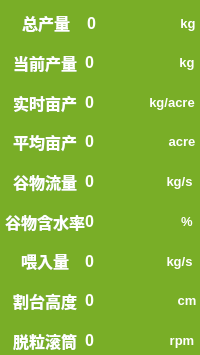
    <widget class="QWidget" name="toolBoxPage3">
     <property name="geometry">
      <rect>
       <x>0</x>
       <y>0</y>
       <width>200</width>
       <height>355</height>
      </rect>
     </property>
     <attribute name="label">
      <string>产量监测</string>
     </attribute>
     <widget class="QWidget" name="work_widget_shuju_2" native="true">
      <property name="geometry">
       <rect>
        <x>0</x>
        <y>0</y>
        <width>200</width>
        <height>358</height>
       </rect>
      </property>
      <property name="minimumSize">
       <size>
        <width>200</width>
        <height>0</height>
       </size>
      </property>
      <property name="maximumSize">
       <size>
        <width>150</width>
        <height>16777215</height>
       </size>
      </property>
      <property name="styleSheet">
       <string notr="true">background-color:rgb(121, 174, 39);
color:rgb(255, 255, 255)</string>
      </property>
      <layout class="QGridLayout" name="gridLayout_8">
       <property name="leftMargin">
        <number>0</number>
       </property>
       <property name="topMargin">
        <number>0</number>
       </property>
       <property name="rightMargin">
        <number>0</number>
       </property>
       <property name="bottomMargin">
        <number>0</number>
       </property>
       <property name="spacing">
        <number>0</number>
       </property>
       <item row="0" column="0">
        <layout class="QVBoxLayout" name="verticalLayout_7">
         <property name="spacing">
          <number>6</number>
         </property>
         <property name="topMargin">
          <number>6</number>
         </property>
         <item>
          <layout class="QHBoxLayout" name="horizontalLayout_19">
           <property name="spacing">
            <number>0</number>
           </property>
           <property name="leftMargin">
            <number>5</number>
           </property>
           <item>
            <widget class="QLabel" name="label_36">
             <property name="minimumSize">
              <size>
               <width>80</width>
               <height>0</height>
              </size>
             </property>
             <property name="maximumSize">
              <size>
               <width>80</width>
               <height>16777215</height>
              </size>
             </property>
             <property name="font">
              <font>
               <pointsize>12</pointsize>
               <weight>75</weight>
               <bold>true</bold>
              </font>
             </property>
             <property name="text">
              <string>总产量</string>
             </property>
             <property name="alignment">
              <set>Qt::AlignCenter</set>
             </property>
            </widget>
           </item>
           <item>
            <widget class="QLabel" name="work_label_finalPathX_2">
             <property name="minimumSize">
              <size>
               <width>90</width>
               <height>0</height>
              </size>
             </property>
             <property name="maximumSize">
              <size>
               <width>90</width>
               <height>16777215</height>
              </size>
             </property>
             <property name="font">
              <font>
               <pointsize>12</pointsize>
               <weight>75</weight>
               <bold>true</bold>
              </font>
             </property>
             <property name="text">
              <string>0</string>
             </property>
            </widget>
           </item>
           <item>
            <widget class="QLabel" name="label_41">
             <property name="minimumSize">
              <size>
               <width>20</width>
               <height>0</height>
              </size>
             </property>
             <property name="maximumSize">
              <size>
               <width>20</width>
               <height>16777215</height>
              </size>
             </property>
             <property name="font">
              <font>
               <pointsize>10</pointsize>
               <weight>75</weight>
               <bold>true</bold>
              </font>
             </property>
             <property name="text">
              <string>kg</string>
             </property>
             <property name="alignment">
              <set>Qt::AlignCenter</set>
             </property>
            </widget>
           </item>
          </layout>
         </item>
         <item>
          <layout class="QHBoxLayout" name="horizontalLayout_21">
           <property name="spacing">
            <number>0</number>
           </property>
           <property name="leftMargin">
            <number>5</number>
           </property>
           <item alignment="Qt::AlignHCenter|Qt::AlignVCenter">
            <widget class="QLabel" name="label_10">
             <property name="minimumSize">
              <size>
               <width>80</width>
               <height>0</height>
              </size>
             </property>
             <property name="maximumSize">
              <size>
               <width>80</width>
               <height>16777215</height>
              </size>
             </property>
             <property name="font">
              <font>
               <pointsize>12</pointsize>
               <weight>75</weight>
               <bold>true</bold>
              </font>
             </property>
             <property name="text">
              <string>当前产量</string>
             </property>
             <property name="alignment">
              <set>Qt::AlignCenter</set>
             </property>
            </widget>
           </item>
           <item alignment="Qt::AlignLeft|Qt::AlignVCenter">
            <widget class="QLabel" name="work_label_totalYield">
             <property name="minimumSize">
              <size>
               <width>90</width>
               <height>0</height>
              </size>
             </property>
             <property name="maximumSize">
              <size>
               <width>90</width>
               <height>16777215</height>
              </size>
             </property>
             <property name="font">
              <font>
               <pointsize>12</pointsize>
               <weight>75</weight>
               <bold>true</bold>
              </font>
             </property>
             <property name="text">
              <string>0</string>
             </property>
            </widget>
           </item>
           <item alignment="Qt::AlignHCenter|Qt::AlignVCenter">
            <widget class="QLabel" name="label_44">
             <property name="minimumSize">
              <size>
               <width>20</width>
               <height>0</height>
              </size>
             </property>
             <property name="maximumSize">
              <size>
               <width>20</width>
               <height>16777215</height>
              </size>
             </property>
             <property name="font">
              <font>
               <pointsize>10</pointsize>
               <weight>75</weight>
               <bold>true</bold>
              </font>
             </property>
             <property name="text">
              <string>kg</string>
             </property>
             <property name="alignment">
              <set>Qt::AlignCenter</set>
             </property>
            </widget>
           </item>
          </layout>
         </item>
         <item>
          <layout class="QHBoxLayout" name="horizontalLayout_20">
           <property name="spacing">
            <number>0</number>
           </property>
           <property name="leftMargin">
            <number>5</number>
           </property>
           <item>
            <widget class="QLabel" name="label_42">
             <property name="minimumSize">
              <size>
               <width>80</width>
               <height>0</height>
              </size>
             </property>
             <property name="maximumSize">
              <size>
               <width>80</width>
               <height>16777215</height>
              </size>
             </property>
             <property name="font">
              <font>
               <pointsize>12</pointsize>
               <weight>75</weight>
               <bold>true</bold>
              </font>
             </property>
             <property name="text">
              <string>实时亩产</string>
             </property>
             <property name="alignment">
              <set>Qt::AlignCenter</set>
             </property>
            </widget>
           </item>
           <item alignment="Qt::AlignLeft|Qt::AlignVCenter">
            <widget class="QLabel" name="work_label_realTimeYield">
             <property name="minimumSize">
              <size>
               <width>60</width>
               <height>0</height>
              </size>
             </property>
             <property name="maximumSize">
              <size>
               <width>60</width>
               <height>16777215</height>
              </size>
             </property>
             <property name="font">
              <font>
               <pointsize>12</pointsize>
               <weight>75</weight>
               <bold>true</bold>
              </font>
             </property>
             <property name="text">
              <string>0</string>
             </property>
            </widget>
           </item>
           <item alignment="Qt::AlignHCenter|Qt::AlignVCenter">
            <widget class="QLabel" name="label_43">
             <property name="minimumSize">
              <size>
               <width>50</width>
               <height>0</height>
              </size>
             </property>
             <property name="maximumSize">
              <size>
               <width>50</width>
               <height>16777215</height>
              </size>
             </property>
             <property name="font">
              <font>
               <pointsize>10</pointsize>
               <weight>75</weight>
               <bold>true</bold>
              </font>
             </property>
             <property name="layoutDirection">
              <enum>Qt::RightToLeft</enum>
             </property>
             <property name="text">
              <string>kg/acre</string>
             </property>
             <property name="alignment">
              <set>Qt::AlignCenter</set>
             </property>
            </widget>
           </item>
          </layout>
         </item>
         <item>
          <layout class="QHBoxLayout" name="horizontalLayout_22">
           <property name="spacing">
            <number>0</number>
           </property>
           <property name="leftMargin">
            <number>5</number>
           </property>
           <item alignment="Qt::AlignHCenter|Qt::AlignVCenter">
            <widget class="QLabel" name="label_45">
             <property name="minimumSize">
              <size>
               <width>80</width>
               <height>0</height>
              </size>
             </property>
             <property name="maximumSize">
              <size>
               <width>80</width>
               <height>16777215</height>
              </size>
             </property>
             <property name="font">
              <font>
               <pointsize>12</pointsize>
               <weight>75</weight>
               <bold>true</bold>
              </font>
             </property>
             <property name="text">
              <string>平均亩产</string>
             </property>
             <property name="alignment">
              <set>Qt::AlignCenter</set>
             </property>
            </widget>
           </item>
           <item alignment="Qt::AlignLeft|Qt::AlignVCenter">
            <widget class="QLabel" name="work_label_averageYield">
             <property name="minimumSize">
              <size>
               <width>80</width>
               <height>0</height>
              </size>
             </property>
             <property name="maximumSize">
              <size>
               <width>80</width>
               <height>16777215</height>
              </size>
             </property>
             <property name="font">
              <font>
               <pointsize>12</pointsize>
               <weight>75</weight>
               <bold>true</bold>
              </font>
             </property>
             <property name="text">
              <string>0</string>
             </property>
            </widget>
           </item>
           <item alignment="Qt::AlignHCenter|Qt::AlignVCenter">
            <widget class="QLabel" name="label_46">
             <property name="minimumSize">
              <size>
               <width>30</width>
               <height>0</height>
              </size>
             </property>
             <property name="maximumSize">
              <size>
               <width>30</width>
               <height>16777215</height>
              </size>
             </property>
             <property name="font">
              <font>
               <pointsize>10</pointsize>
               <weight>75</weight>
               <bold>true</bold>
              </font>
             </property>
             <property name="text">
              <string>acre</string>
             </property>
             <property name="alignment">
              <set>Qt::AlignCenter</set>
             </property>
            </widget>
           </item>
          </layout>
         </item>
         <item>
          <layout class="QHBoxLayout" name="horizontalLayout_23">
           <property name="spacing">
            <number>0</number>
           </property>
           <property name="leftMargin">
            <number>5</number>
           </property>
           <item alignment="Qt::AlignHCenter|Qt::AlignVCenter">
            <widget class="QLabel" name="label_47">
             <property name="minimumSize">
              <size>
               <width>80</width>
               <height>0</height>
              </size>
             </property>
             <property name="maximumSize">
              <size>
               <width>80</width>
               <height>16777215</height>
              </size>
             </property>
             <property name="font">
              <font>
               <pointsize>12</pointsize>
               <weight>75</weight>
               <bold>true</bold>
              </font>
             </property>
             <property name="text">
              <string>谷物流量</string>
             </property>
             <property name="alignment">
              <set>Qt::AlignCenter</set>
             </property>
            </widget>
           </item>
           <item alignment="Qt::AlignLeft|Qt::AlignVCenter">
            <widget class="QLabel" name="work_label_grainFlowRate">
             <property name="minimumSize">
              <size>
               <width>75</width>
               <height>0</height>
              </size>
             </property>
             <property name="maximumSize">
              <size>
               <width>75</width>
               <height>16777215</height>
              </size>
             </property>
             <property name="font">
              <font>
               <pointsize>12</pointsize>
               <weight>75</weight>
               <bold>true</bold>
              </font>
             </property>
             <property name="text">
              <string>0</string>
             </property>
            </widget>
           </item>
           <item alignment="Qt::AlignHCenter|Qt::AlignVCenter">
            <widget class="QLabel" name="label_48">
             <property name="minimumSize">
              <size>
               <width>35</width>
               <height>0</height>
              </size>
             </property>
             <property name="maximumSize">
              <size>
               <width>35</width>
               <height>16777215</height>
              </size>
             </property>
             <property name="font">
              <font>
               <pointsize>10</pointsize>
               <weight>75</weight>
               <bold>true</bold>
              </font>
             </property>
             <property name="text">
              <string>kg/s</string>
             </property>
             <property name="alignment">
              <set>Qt::AlignCenter</set>
             </property>
            </widget>
           </item>
          </layout>
         </item>
         <item>
          <layout class="QHBoxLayout" name="horizontalLayout_24">
           <property name="spacing">
            <number>0</number>
           </property>
           <property name="leftMargin">
            <number>5</number>
           </property>
           <item alignment="Qt::AlignHCenter|Qt::AlignVCenter">
            <widget class="QLabel" name="label_49">
             <property name="minimumSize">
              <size>
               <width>80</width>
               <height>0</height>
              </size>
             </property>
             <property name="maximumSize">
              <size>
               <width>80</width>
               <height>16777215</height>
              </size>
             </property>
             <property name="font">
              <font>
               <pointsize>12</pointsize>
               <weight>75</weight>
               <bold>true</bold>
              </font>
             </property>
             <property name="text">
              <string>谷物含水率</string>
             </property>
             <property name="alignment">
              <set>Qt::AlignCenter</set>
             </property>
            </widget>
           </item>
           <item alignment="Qt::AlignLeft|Qt::AlignVCenter">
            <widget class="QLabel" name="work_label_grainMoisture">
             <property name="minimumSize">
              <size>
               <width>90</width>
               <height>0</height>
              </size>
             </property>
             <property name="maximumSize">
              <size>
               <width>90</width>
               <height>16777215</height>
              </size>
             </property>
             <property name="font">
              <font>
               <pointsize>12</pointsize>
               <weight>75</weight>
               <bold>true</bold>
              </font>
             </property>
             <property name="text">
              <string>0</string>
             </property>
            </widget>
           </item>
           <item alignment="Qt::AlignHCenter|Qt::AlignVCenter">
            <widget class="QLabel" name="label_50">
             <property name="minimumSize">
              <size>
               <width>20</width>
               <height>0</height>
              </size>
             </property>
             <property name="maximumSize">
              <size>
               <width>20</width>
               <height>16777215</height>
              </size>
             </property>
             <property name="font">
              <font>
               <pointsize>10</pointsize>
               <weight>75</weight>
               <bold>true</bold>
              </font>
             </property>
             <property name="text">
              <string>%</string>
             </property>
             <property name="alignment">
              <set>Qt::AlignCenter</set>
             </property>
            </widget>
           </item>
          </layout>
         </item>
         <item>
          <layout class="QHBoxLayout" name="horizontalLayout_27">
           <property name="spacing">
            <number>0</number>
           </property>
           <property name="leftMargin">
            <number>5</number>
           </property>
           <item alignment="Qt::AlignHCenter|Qt::AlignVCenter">
            <widget class="QLabel" name="label_55">
             <property name="minimumSize">
              <size>
               <width>80</width>
               <height>0</height>
              </size>
             </property>
             <property name="maximumSize">
              <size>
               <width>80</width>
               <height>16777215</height>
              </size>
             </property>
             <property name="font">
              <font>
               <pointsize>12</pointsize>
               <weight>75</weight>
               <bold>true</bold>
              </font>
             </property>
             <property name="text">
              <string>喂入量</string>
             </property>
             <property name="alignment">
              <set>Qt::AlignCenter</set>
             </property>
            </widget>
           </item>
           <item alignment="Qt::AlignLeft|Qt::AlignVCenter">
            <widget class="QLabel" name="work_label_pitchValue_3">
             <property name="minimumSize">
              <size>
               <width>75</width>
               <height>0</height>
              </size>
             </property>
             <property name="maximumSize">
              <size>
               <width>75</width>
               <height>16777215</height>
              </size>
             </property>
             <property name="font">
              <font>
               <pointsize>12</pointsize>
               <weight>75</weight>
               <bold>true</bold>
              </font>
             </property>
             <property name="text">
              <string>0</string>
             </property>
            </widget>
           </item>
           <item alignment="Qt::AlignHCenter|Qt::AlignVCenter">
            <widget class="QLabel" name="label_56">
             <property name="minimumSize">
              <size>
               <width>35</width>
               <height>0</height>
              </size>
             </property>
             <property name="maximumSize">
              <size>
               <width>35</width>
               <height>16777215</height>
              </size>
             </property>
             <property name="font">
              <font>
               <pointsize>10</pointsize>
               <weight>75</weight>
               <bold>true</bold>
              </font>
             </property>
             <property name="text">
              <string>kg/s</string>
             </property>
             <property name="alignment">
              <set>Qt::AlignCenter</set>
             </property>
            </widget>
           </item>
          </layout>
         </item>
         <item>
          <layout class="QHBoxLayout" name="horizontalLayout_25">
           <property name="spacing">
            <number>0</number>
           </property>
           <property name="leftMargin">
            <number>5</number>
           </property>
           <item alignment="Qt::AlignHCenter|Qt::AlignVCenter">
            <widget class="QLabel" name="label_51">
             <property name="minimumSize">
              <size>
               <width>80</width>
               <height>0</height>
              </size>
             </property>
             <property name="maximumSize">
              <size>
               <width>80</width>
               <height>16777215</height>
              </size>
             </property>
             <property name="font">
              <font>
               <pointsize>12</pointsize>
               <weight>75</weight>
               <bold>true</bold>
              </font>
             </property>
             <property name="text">
              <string>割台高度</string>
             </property>
             <property name="alignment">
              <set>Qt::AlignCenter</set>
             </property>
            </widget>
           </item>
           <item alignment="Qt::AlignLeft|Qt::AlignVCenter">
            <widget class="QLabel" name="work_label_rollValue_2">
             <property name="minimumSize">
              <size>
               <width>90</width>
               <height>0</height>
              </size>
             </property>
             <property name="maximumSize">
              <size>
               <width>90</width>
               <height>16777215</height>
              </size>
             </property>
             <property name="font">
              <font>
               <pointsize>12</pointsize>
               <weight>75</weight>
               <bold>true</bold>
              </font>
             </property>
             <property name="text">
              <string>0</string>
             </property>
            </widget>
           </item>
           <item alignment="Qt::AlignHCenter|Qt::AlignVCenter">
            <widget class="QLabel" name="label_52">
             <property name="minimumSize">
              <size>
               <width>20</width>
               <height>0</height>
              </size>
             </property>
             <property name="maximumSize">
              <size>
               <width>20</width>
               <height>16777215</height>
              </size>
             </property>
             <property name="font">
              <font>
               <pointsize>10</pointsize>
               <weight>75</weight>
               <bold>true</bold>
              </font>
             </property>
             <property name="text">
              <string>cm</string>
             </property>
             <property name="alignment">
              <set>Qt::AlignCenter</set>
             </property>
            </widget>
           </item>
          </layout>
         </item>
         <item>
          <layout class="QHBoxLayout" name="horizontalLayout_26">
           <property name="spacing">
            <number>0</number>
           </property>
           <property name="leftMargin">
            <number>5</number>
           </property>
           <item alignment="Qt::AlignHCenter|Qt::AlignVCenter">
            <widget class="QLabel" name="label_53">
             <property name="minimumSize">
              <size>
               <width>80</width>
               <height>0</height>
              </size>
             </property>
             <property name="maximumSize">
              <size>
               <width>80</width>
               <height>16777215</height>
              </size>
             </property>
             <property name="font">
              <font>
               <pointsize>12</pointsize>
               <weight>75</weight>
               <bold>true</bold>
              </font>
             </property>
             <property name="text">
              <string>脱粒滚筒</string>
             </property>
             <property name="alignment">
              <set>Qt::AlignCenter</set>
             </property>
            </widget>
           </item>
           <item alignment="Qt::AlignLeft|Qt::AlignVCenter">
            <widget class="QLabel" name="work_label_pitchValue_2">
             <property name="minimumSize">
              <size>
               <width>80</width>
               <height>0</height>
              </size>
             </property>
             <property name="maximumSize">
              <size>
               <width>80</width>
               <height>16777215</height>
              </size>
             </property>
             <property name="font">
              <font>
               <pointsize>12</pointsize>
               <weight>75</weight>
               <bold>true</bold>
              </font>
             </property>
             <property name="text">
              <string>0</string>
             </property>
            </widget>
           </item>
           <item alignment="Qt::AlignHCenter|Qt::AlignVCenter">
            <widget class="QLabel" name="label_54">
             <property name="minimumSize">
              <size>
               <width>30</width>
               <height>0</height>
              </size>
             </property>
             <property name="maximumSize">
              <size>
               <width>30</width>
               <height>16777215</height>
              </size>
             </property>
             <property name="font">
              <font>
               <pointsize>10</pointsize>
               <weight>75</weight>
               <bold>true</bold>
              </font>
             </property>
             <property name="text">
              <string>rpm</string>
             </property>
             <property name="alignment">
              <set>Qt::AlignCenter</set>
             </property>
            </widget>
           </item>
          </layout>
         </item>
        </layout>
       </item>
      </layout>
     </widget>
    </widget>
